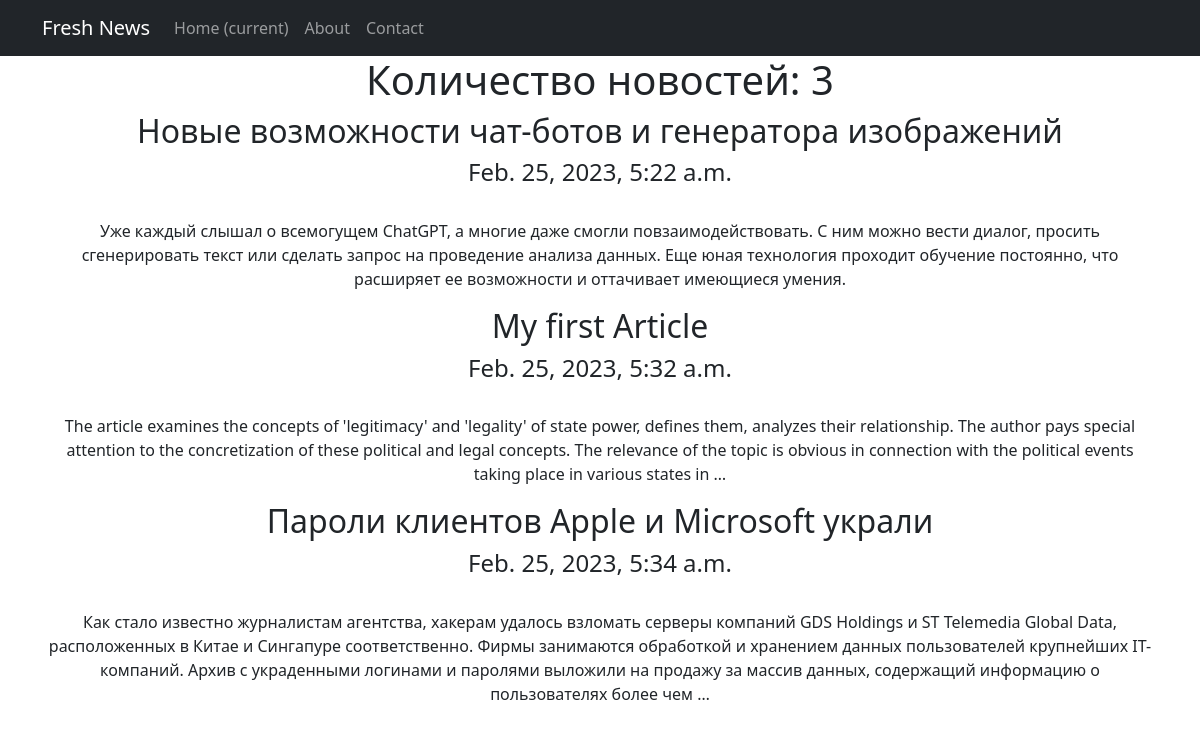
Page /news/ on the committed database.
### news/models.py (models this page shows, shortened)
class Post(models.Model):
    author = models.ForeignKey(Author, on_delete= models.CASCADE)
    NEWS = 'NW'
    ARTICLE = 'AR'
    CATEGORY_CHOICES = (
        (NEWS,'Новость'),
        (ARTICLE, 'Статья'),
    )
    categoryType = models.CharField( max_length=2, choices=CATEGORY_CHOICES, default=ARTICLE)
    timeCreate = models.DateTimeField(auto_now_add=True)
    postCategory = models.ManyToManyField(Category, through='PostCategory')
    heading = models.CharField(max_length=255)
    textArticle = models.TextField()
    rating = models.SmallIntegerField(default=0)

### news/views.py (the view)
# urls.py: path('', NewsList.as_view()), # т.к. сам по себе это класс, то нам надо представить этот класс в виде view. Для этого вызываем метод as_view
class NewsList(ListView):
    model = Post
    template_name = 'news.html'
    context_object_name = 'news'

### news/templatetags/censor.py (called while the page is built)
@register.filter(name='censor')
def censor(value):
    split_value = value.split()
    len_value = len(split_value)
    bad_words = ['корова', 'глупый']
    len_bad_words =len(bad_words)
    for i in range(0,len_value):
        for k in range(0,len_bad_words):
         if split_value[i].lower() == bad_words[k].lower():
            raise SyntaxError ("Найдены недопустимые слова")
    return value

### templates/news.html (shortened to what this page needs)
{% extends 'flatpages/default.html' %}
{% load censor %}
{%block content%}
{% if news %}
<h1> Количество новостей: {{news|length}}
{% for new in news  %}
<h2> {{new.heading | censor}}</h2>
<h4> {{new.timeCreate}}</h4>
<br>
<p>{{new.textArticle | truncatewords:50 | censor }}</p>
{% endfor %}
{% endif %}
{%endblock content%}

### templates/flatpages/default.html (shortened to what this page needs)
{% load static %}
<!DOCTYPE html>
<html lang="en">
    <head>
        <link href="{%static 'css/styles.css' %}" rel="stylesheet" />
    </head>
    <body>
        <nav class="navbar navbar-expand-lg navbar-dark bg-dark static-top">
            <div class="container">
              <a class="navbar-brand" href="#">Fresh News</a>
              <div class="collapse navbar-collapse" id="navbarResponsive">
                <ul class="navbar-nav ml-auto">
                  <li class="nav-item active">
                    <a class="nav-link" href="#">Home
                      <span class="sr-only">(current)</span>
                    </a>
                  </li>
                  <li class="nav-item">
                    <a class="nav-link" href="/about/">About</a>
                  </li>
                  <li class="nav-item">
                    <a class="nav-link" href="/contacts/">Contact</a>
                  </li>
                </ul>
              </div>
            </div>
          </nav>
          <div class="container">
            <div class="row">
              <div class="col-lg-12 text-center">
               {% block content %}{% endblock content %}
              </div>
            </div>
          </div>
    </body>
</html>

### rows in the picture
Post: heading|censor "Новые возможности чат-ботов и генератора изображений", timeCreate "Feb. 25, 2023, 5:22 a.m.", textArticle|censor "Уже каждый слышал о всемогущем ChatGPT, а многие даже смогли повзаимодействовать. С ним можно вести диалог, просить сгенерировать текст или сделать запрос на проведение анализа данных. Еще юная технология проходит обучение постоянно, что расширяет ее возможности и оттачивает имеющиеся умения."
Post: heading|censor "My first Article", timeCreate "Feb. 25, 2023, 5:32 a.m.", textArticle|censor "The article examines the concepts of 'legitimacy' and 'legality' of state power, defines them, analyzes their relationship. The author pays special attention to the concretization of these political and legal concepts. The relevance of the topic is obvious in connection with the political events taking place in various states in …"
Post: heading|censor "Пароли клиентов Apple и Microsoft украли", timeCreate "Feb. 25, 2023, 5:34 a.m.", textArticle|censor "Как стало известно журналистам агентства, хакерам удалось взломать серверы компаний GDS Holdings и ST Telemedia Global Data, расположенных в Китае и Сингапуре соответственно. Фирмы занимаются обработкой и хранением данных пользователей крупнейших IT-компаний. Архив с украденными логинами и паролями выложили на продажу за массив данных, содержащий информацию о пользователях более чем …"

### other values in the picture
{{ news|length }} "3"
